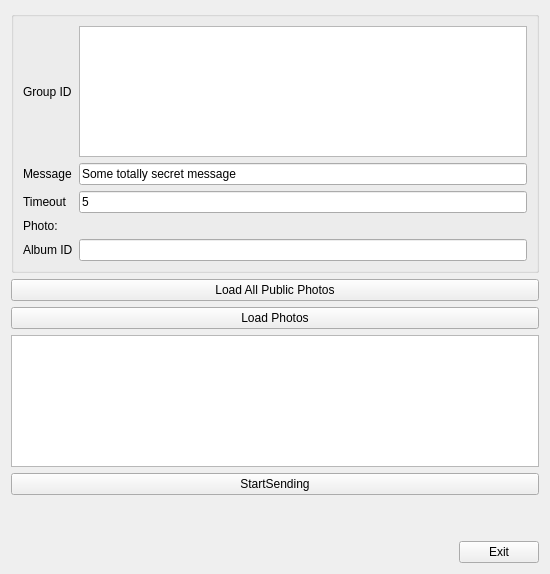
<?xml version="1.0" encoding="UTF-8"?>
<ui version="4.0">
 <class>SendGroupsDialog</class>
 <widget class="QWidget" name="SendGroupsDialog">
  <property name="geometry">
   <rect>
    <x>0</x>
    <y>0</y>
    <width>550</width>
    <height>574</height>
   </rect>
  </property>
  <property name="windowTitle">
   <string>Send messages in groups</string>
  </property>
  <layout class="QVBoxLayout" name="verticalLayout" stretch="0,0,0,0,0,0,0,0">
   <item>
    <widget class="QGroupBox" name="groupBox">
     <property name="minimumSize">
      <size>
       <width>100</width>
       <height>250</height>
      </size>
     </property>
     <property name="title">
      <string/>
     </property>
     <layout class="QGridLayout" name="gridLayout">
      <item row="0" column="0">
       <widget class="QLabel" name="lblGroupIds">
        <property name="text">
         <string>Group ID</string>
        </property>
       </widget>
      </item>
      <item row="4" column="0">
       <widget class="QLabel" name="lblAlbum">
        <property name="text">
         <string>Album ID</string>
        </property>
       </widget>
      </item>
      <item row="4" column="1">
       <widget class="QLineEdit" name="editAlbumID"/>
      </item>
      <item row="3" column="0">
       <widget class="QLabel" name="lblPhoto">
        <property name="text">
         <string>Photo:</string>
        </property>
       </widget>
      </item>
      <item row="2" column="1">
       <widget class="QLineEdit" name="editTimeOut">
        <property name="text">
         <string>5</string>
        </property>
       </widget>
      </item>
      <item row="2" column="0">
       <widget class="QLabel" name="label">
        <property name="text">
         <string>Timeout</string>
        </property>
       </widget>
      </item>
      <item row="1" column="1">
       <widget class="QLineEdit" name="editMessage">
        <property name="text">
         <string>Some totally secret message</string>
        </property>
       </widget>
      </item>
      <item row="1" column="0">
       <widget class="QLabel" name="lblMessage">
        <property name="text">
         <string>Message</string>
        </property>
       </widget>
      </item>
      <item row="0" column="1">
       <widget class="QListView" name="list"/>
      </item>
     </layout>
    </widget>
   </item>
   <item>
    <widget class="QPushButton" name="btnLoadAllPublicPhotos">
     <property name="text">
      <string>Load All Public Photos</string>
     </property>
    </widget>
   </item>
   <item>
    <widget class="QPushButton" name="btnLoadPhotos">
     <property name="text">
      <string>Load Photos</string>
     </property>
    </widget>
   </item>
   <item>
    <widget class="QListWidget" name="lstPhotos"/>
   </item>
   <item>
    <widget class="QPushButton" name="btnSend">
     <property name="text">
      <string>StartSending</string>
     </property>
    </widget>
   </item>
   <item>
    <widget class="QLabel" name="lblStatus">
     <property name="text">
      <string/>
     </property>
    </widget>
   </item>
   <item>
    <spacer name="verticalSpacer">
     <property name="orientation">
      <enum>Qt::Vertical</enum>
     </property>
     <property name="sizeType">
      <enum>QSizePolicy::Fixed</enum>
     </property>
     <property name="sizeHint" stdset="0">
      <size>
       <width>20</width>
       <height>20</height>
      </size>
     </property>
    </spacer>
   </item>
   <item>
    <layout class="QHBoxLayout" name="horizontalLayout">
     <item>
      <spacer name="horizontalSpacer">
       <property name="orientation">
        <enum>Qt::Horizontal</enum>
       </property>
       <property name="sizeHint" stdset="0">
        <size>
         <width>40</width>
         <height>20</height>
        </size>
       </property>
      </spacer>
     </item>
     <item>
      <widget class="QPushButton" name="btnExit">
       <property name="text">
        <string>Exit</string>
       </property>
      </widget>
     </item>
    </layout>
   </item>
  </layout>
 </widget>
 <resources/>
 <connections>
  <connection>
   <sender>btnExit</sender>
   <signal>clicked()</signal>
   <receiver>SendGroupsDialog</receiver>
   <slot>close()</slot>
   <hints>
    <hint type="sourcelabel">
     <x>393</x>
     <y>396</y>
    </hint>
    <hint type="destinationlabel">
     <x>217</x>
     <y>212</y>
    </hint>
   </hints>
  </connection>
 </connections>
</ui>
